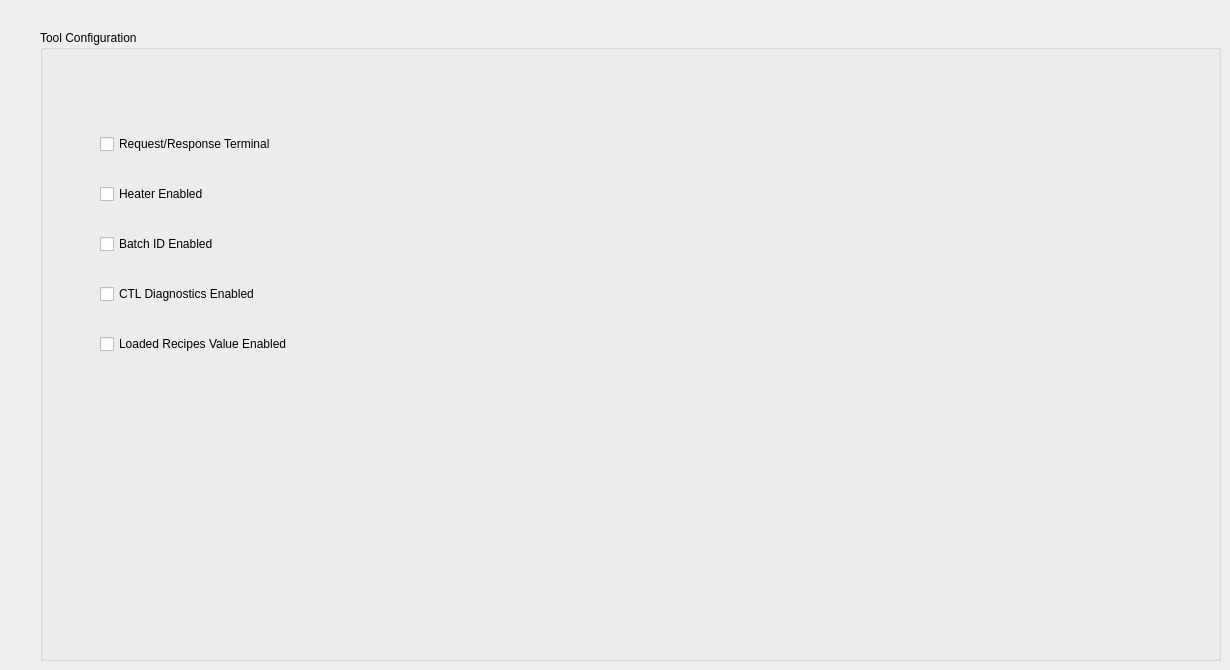
    <widget class="QWidget" name="settings">
     <attribute name="icon">
      <iconset theme="preferences-system">
       <normaloff>.</normaloff>.</iconset>
     </attribute>
     <attribute name="title">
      <string>Tool Settings</string>
     </attribute>
     <widget class="QGroupBox" name="groupBox_2">
      <property name="geometry">
       <rect>
        <x>40</x>
        <y>30</y>
        <width>1181</width>
        <height>631</height>
       </rect>
      </property>
      <property name="title">
       <string>Tool Configuration</string>
      </property>
      <widget class="QWidget" name="gridLayoutWidget_4">
       <property name="geometry">
        <rect>
         <x>60</x>
         <y>80</y>
         <width>671</width>
         <height>271</height>
        </rect>
       </property>
       <layout class="QGridLayout" name="gridLayout_4">
        <item row="1" column="0">
         <widget class="QCheckBox" name="heater_checkbox">
          <property name="layoutDirection">
           <enum>Qt::LeftToRight</enum>
          </property>
          <property name="text">
           <string>Heater Enabled</string>
          </property>
          <property name="icon">
           <iconset theme="weather-clear">
            <normaloff>.</normaloff>.</iconset>
          </property>
          <property name="iconSize">
           <size>
            <width>32</width>
            <height>32</height>
           </size>
          </property>
         </widget>
        </item>
        <item row="3" column="0">
         <widget class="QCheckBox" name="ctldiagnostics_checkbox">
          <property name="text">
           <string>CTL Diagnostics Enabled</string>
          </property>
          <property name="icon">
           <iconset theme="emblem-system">
            <normaloff>.</normaloff>.</iconset>
          </property>
          <property name="iconSize">
           <size>
            <width>32</width>
            <height>32</height>
           </size>
          </property>
         </widget>
        </item>
        <item row="4" column="0">
         <widget class="QCheckBox" name="mfc_loaded_checkbox">
          <property name="text">
           <string>Loaded Recipes Value Enabled</string>
          </property>
          <property name="icon">
           <iconset theme="help-about">
            <normaloff>.</normaloff>.</iconset>
          </property>
          <property name="iconSize">
           <size>
            <width>32</width>
            <height>32</height>
           </size>
          </property>
         </widget>
        </item>
        <item row="2" column="0">
         <widget class="QCheckBox" name="batchID_checkBox">
          <property name="text">
           <string>Batch ID Enabled</string>
          </property>
          <property name="icon">
           <iconset theme="emblem-documents">
            <normaloff>.</normaloff>.</iconset>
          </property>
          <property name="iconSize">
           <size>
            <width>32</width>
            <height>32</height>
           </size>
          </property>
         </widget>
        </item>
        <item row="0" column="0">
         <widget class="QCheckBox" name="request_terminal">
          <property name="text">
           <string>Request/Response Terminal</string>
          </property>
          <property name="icon">
           <iconset theme="utilities-terminal">
            <normaloff>.</normaloff>.</iconset>
          </property>
          <property name="iconSize">
           <size>
            <width>32</width>
            <height>32</height>
           </size>
          </property>
         </widget>
        </item>
       </layout>
      </widget>
     </widget>
    </widget>
